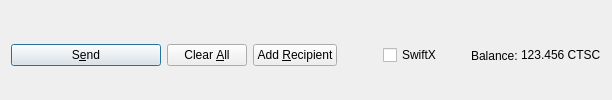
         <widget class="QFrame" name="frame_Send">
          <layout class="QHBoxLayout" name="horizontalLayout">
           <property name="bottomMargin">
            <number>0</number>
           </property>
           <item>
            <widget class="QPushButton" name="sendButton">
             <property name="minimumSize">
              <size>
               <width>150</width>
               <height>0</height>
              </size>
             </property>
             <property name="toolTip">
              <string>Confirm the send action</string>
             </property>
             <property name="text">
              <string>S&amp;end</string>
             </property>
             <property name="icon">
              <iconset resource="../ctsc.qrc">
               <normaloff>:/icons/send</normaloff>:/icons/send</iconset>
             </property>
             <property name="autoDefault">
              <bool>false</bool>
             </property>
             <property name="default">
              <bool>true</bool>
             </property>
            </widget>
           </item>
           <item>
            <widget class="QPushButton" name="clearButton">
             <property name="sizePolicy">
              <sizepolicy hsizetype="Minimum" vsizetype="Fixed">
               <horstretch>0</horstretch>
               <verstretch>0</verstretch>
              </sizepolicy>
             </property>
             <property name="toolTip">
              <string>Clear all fields of the form.</string>
             </property>
             <property name="text">
              <string>Clear &amp;All</string>
             </property>
             <property name="icon">
              <iconset resource="../ctsc.qrc">
               <normaloff>:/icons/remove</normaloff>:/icons/remove</iconset>
             </property>
             <property name="autoDefault">
              <bool>false</bool>
             </property>
            </widget>
           </item>
           <item>
            <widget class="QPushButton" name="addButton">
             <property name="toolTip">
              <string>Send to multiple recipients at once</string>
             </property>
             <property name="text">
              <string>Add &amp;Recipient</string>
             </property>
             <property name="icon">
              <iconset resource="../ctsc.qrc">
               <normaloff>:/icons/add</normaloff>:/icons/add</iconset>
             </property>
             <property name="autoDefault">
              <bool>false</bool>
             </property>
            </widget>
           </item>
           <item>
            <spacer name="horizontalSpacer">
             <property name="orientation">
              <enum>Qt::Horizontal</enum>
             </property>
             <property name="sizeHint" stdset="0">
              <size>
               <width>40</width>
               <height>20</height>
              </size>
             </property>
            </spacer>
           </item>
           <item>
            <layout class="QHBoxLayout" name="horizontalLayout_2">
             <property name="spacing">
              <number>3</number>
             </property>
             <item>
              <widget class="QCheckBox" name="checkSwiftTX">
               <property name="enabled">
                <bool>true</bool>
               </property>
               <property name="minimumSize">
                <size>
                 <width>85</width>
                 <height>0</height>
                </size>
               </property>
               <property name="text">
                <string>SwiftX</string>
               </property>
              </widget>
             </item>
             <item>
              <widget class="QLabel" name="label">
               <property name="text">
                <string>Balance:</string>
               </property>
              </widget>
             </item>
             <item>
              <widget class="QLabel" name="labelBalance">
               <property name="sizePolicy">
                <sizepolicy hsizetype="Preferred" vsizetype="Fixed">
                 <horstretch>0</horstretch>
                 <verstretch>0</verstretch>
                </sizepolicy>
               </property>
               <property name="cursor">
                <cursorShape>IBeamCursor</cursorShape>
               </property>
               <property name="text">
                <string notr="true">123.456 CTSC</string>
               </property>
               <property name="textInteractionFlags">
                <set>Qt::LinksAccessibleByMouse|Qt::TextSelectableByKeyboard|Qt::TextSelectableByMouse</set>
               </property>
              </widget>
             </item>
            </layout>
           </item>
          </layout>
         </widget>
